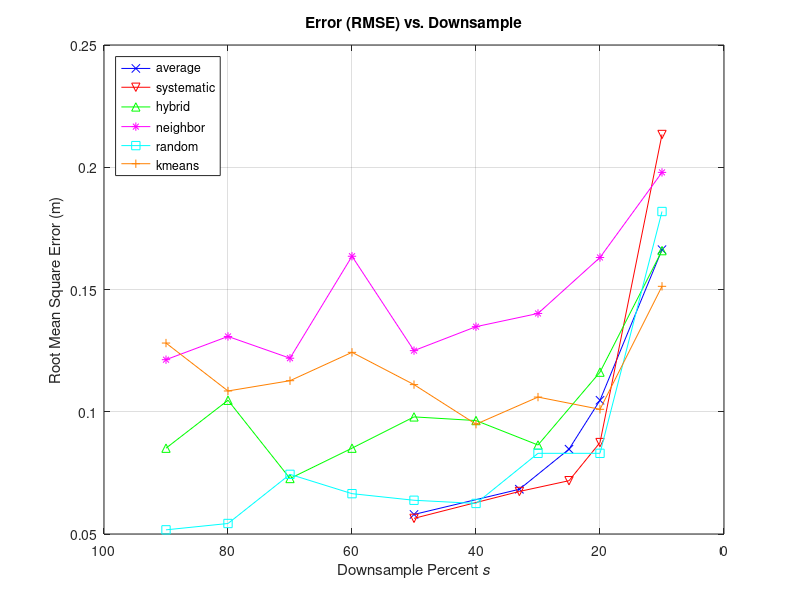
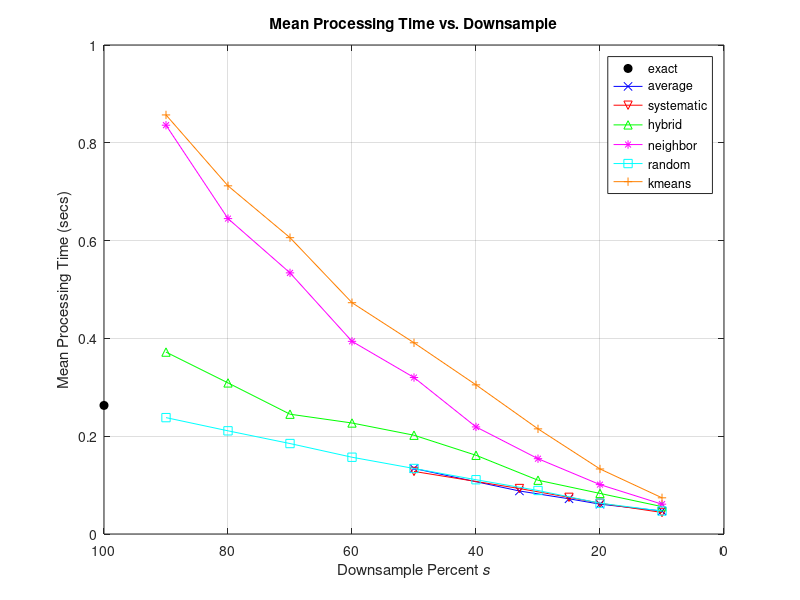
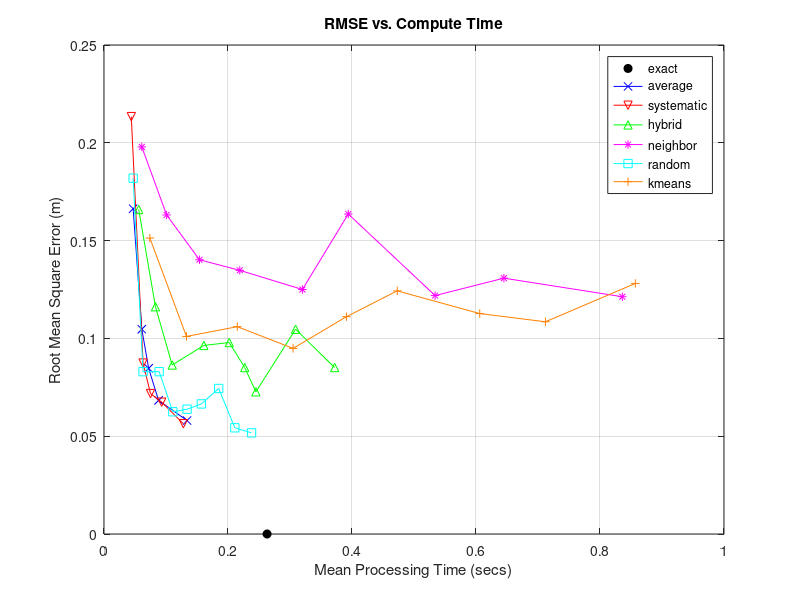

Recreate these plots in MATLAB, in order.
% The Script that Makes all the Error Plots
% the data below is all from training_hp.xlsx
% first section only loads the data, following sections make the plots

clc, clearvars, close all

%%%%%% EXACT
exact.dsample = 100;
exact.rawtime = 92.06;
exact.tiletime = 0.263;
exact.RMSE = 0;


%%%%%% AVERAGE DOWNSAMPLE
average.dsample = [50, 33, 25, 20, 10];
average.RMSE = [0.0580, 0.0683, 0.0847, 0.1047, 0.1663];
average.MAE = [0.0355, 0.0412, 0.0460, 0.0531, 0.0953];
average.rawtime = [44.53, 28.54, 22.69, 18.71, 10.74]; 
average.tiletime = [0.134,0.088,0.072,0.061,0.047];


%%%%%% HYBRID DOWNSAMPLE
hybrid.dsample = [90, 80, 70, 60, 50, 40, 30, 20, 10];
hybrid.RMSE = [0.0851, 0.1047, 0.0727, 0.0851, 0.0979, 0.0964, 0.0864, 0.1162, 0.1659];
hybrid.MAE = [0.0522, 0.0595, 0.0436, 0.0509, 0.0576, 0.0586, 0.0526, 0.0676, 0.1009];
hybrid.rawtime = [110.15, 89.53, 73.28, 65.94, 54.77, 43.44, 30.46, 20.50, 10.83]; 
hybrid.tiletime = [0.372, 0.309, 0.245, 0.227, 0.202, 0.161, 0.110, 0.083, 0.056];


%%%%%% KMEANS DOWNSAMPLE
kmeans.dsample = [90:-10:10];
kmeans.RMSE = [0.1281, 0.1085,0.1127,0.1243,0.1111,0.0949,0.1060,0.1010,0.1513];
kmeans.MAE = [0.0729,0.0619,0.0632,0.0709,0.0635,0.0565,0.0624,0.0626,0.0939];
kmeans.rawtime = [150.76,125.29,103.57,82.77,67.30,49.68,35.69,21.34,10.29]; 
kmeans.tiletime = [0.857,0.712,0.606,0.473,0.391,0.305,0.215,0.133,0.074];


%%%%%% NEIGHBOR DOWNSAMPLE
neighbor.dsample = [90:-10:10];
neighbor.RMSE = [0.1213,0.1308,0.1219,0.1636,0.1250,0.1348,0.1402,0.1631,0.1979];
neighbor.MAE = [0.0723,0.0814,0.0749,0.0919,0.0728,0.0828,0.0917,0.1094,0.1376];
neighbor.rawtime = [158.00,119.32,97.72,72.81,56.88,39.44,27.93,17.03,9.90]; 
neighbor.tiletime = [0.836,0.645,0.534,0.394,0.320,0.219,0.154,0.101,0.061];


%%%%%% SYSTEMATIC DOWNSAMPLE
systematic.dsample = [50, 33, 25, 20, 10];
systematic.RMSE = [0.0564,0.0674,0.0718,0.0874,0.2134];
systematic.MAE = [0.0362,0.0393,0.0422,0.0512,0.1034];
systematic.rawtime = [43.43,30.45,23.47,19.18,11.16]; 
systematic.tiletime = [0.128,0.093,0.075,0.063,0.044];


%%%%%% RANDOM DOWNSAMPLE
random.dsample = [90:-10:10];
random.RMSE = [0.0517,0.0543,0.0744,0.0665,0.0638,0.0625,0.0830,0.0830,0.1819];
random.MAE = [0.0319,0.0346,0.0408,0.0370,0.0385,0.0384,0.0446,0.0477,0.0849];
random.rawtime = [84.08,72.50,63.67,53.40,45.43,36.81,28.65,18.99,11.00]; 
random.tiletime = [0.238,0.211,0.185,0.157,0.134,0.111,0.089,0.063,0.047];



% mega data
mega.average = average;
mega.exact = exact;
mega.hybrid = hybrid;
mega.kmeans = kmeans;
mega.neighbor = neighbor;
mega.random = random;
mega.systematic = systematic;

disp('results loaded')


%% PLOTS
clc, close all

% Accuracy vs. Time
%figure()



% Accuracy vs. Downsample
figure()
%for i = 1:6
    %plot(exact.dsample,exact.RMSE,'ko','markerfacecolor','k'), hold on
    plot(average.dsample,average.RMSE,'bx-'), hold on
    plot(systematic.dsample,systematic.RMSE,'rv-')
    plot(hybrid.dsample,hybrid.RMSE,'g^-')
    plot(neighbor.dsample,neighbor.RMSE,'m*-')
    plot(random.dsample,random.RMSE,'cs-')
    plot(kmeans.dsample,kmeans.RMSE, 'color', [1 0.5 0], 'marker', '+')
%end

title('Error (RMSE) vs. Downsample')
xlabel('Downsample Percent \it{s}')
ylabel('Root Mean Square Error (m)')
grid on
xlim([0 100])
legend('average','systematic','hybrid','neighbor','random','kmeans','location','northwest')
set(gca,'XDir','reverse')
hold off

% Time vs. Downsample

figure()
%for i = 1:6
    plot(exact.dsample,exact.tiletime,'ko','markerfacecolor','k'), hold on 
    plot(average.dsample,average.tiletime,'bx-')
    plot(systematic.dsample,systematic.tiletime,'rv-')
    plot(hybrid.dsample,hybrid.tiletime,'g^-')
    plot(neighbor.dsample,neighbor.tiletime,'m*-')
    plot(random.dsample,random.tiletime,'cs-')
    plot(kmeans.dsample,kmeans.tiletime, 'color', [1 0.5 0], 'marker', '+')
%end

title('Mean Processing Time vs. Downsample')
xlabel('Downsample Percent \it{s}')
ylabel('Mean Processing Time (secs)')
xlim([0 100])
grid on
legend('exact','average','systematic','hybrid','neighbor','random','kmeans')
set(gca,'XDir','reverse')
hold off


%%

figure()

plot(exact.tiletime,exact.RMSE,'ko','markerfacecolor','k'), hold on
plot(average.tiletime,average.RMSE,'bx-')
plot(systematic.tiletime,systematic.RMSE,'rv-')
plot(hybrid.tiletime,hybrid.RMSE,'g^-')
plot(neighbor.tiletime,neighbor.RMSE,'m*-')
plot(random.tiletime,random.RMSE,'cs-')
plot(kmeans.tiletime,kmeans.RMSE,'color', [1 0.5 0], 'marker', '+')

title('RMSE vs. Compute Time')
xlabel('Mean Processing Time (secs)')
ylabel('Root Mean Square Error (m)')
grid on
legend('exact','average','systematic','hybrid','neighbor','random','kmeans')
%set(gca,'XDir','reverse')
hold off